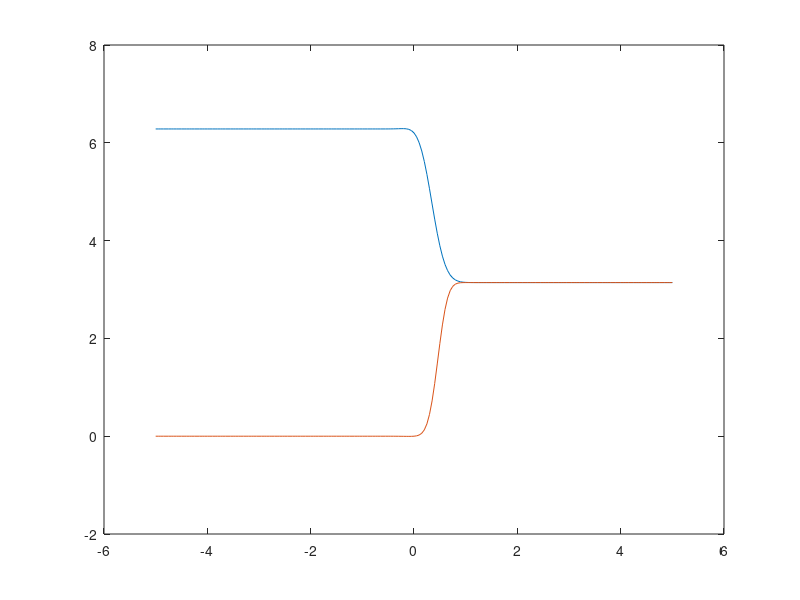

Here is the MATLAB script that generated this plot:
%% Alex Swenson ME573 HW10, Problem 1
function problem1_ftbs()
clear; clc;

%% Problem Parameters

dx = 0.05;
dt = 0.01;
x = -5:dx:5;
N = length(x);
t_init = 0.1;
t_final = 2.5;

% physical constants
U = 0.2;
kappa = 0.01;

f_init = analytic_solution(x,t_init,U,kappa,t_init);
f_exact = analytic_solution(x,t_final,U,kappa,t_init);

c = U*dt/dx;
alpha = kappa*dt/(dx*dx);


f_save = f_init;
f_ftbs = f_init;

for i=1:dt:t_final
    for j=2:N-1
       f_ftbs(j) = (c+alpha)*f_save(j-1) + (1-c-2*alpha)*f_save(j) + alpha*f_save(j+1);
    end
    f_save = f_ftbs;
end

plot(x, f_ftbs, x, f_exact)

end

function A = eval_A(x, t, u, k)
     A = 0.5*erfc((x - u*t) ./ sqrt(2*k*t)) + 0.5*exp(u*x/k).*erfc((x + u*t)./sqrt(2*k*t));
end

function f = analytic_solution(x, t, u, k, t_0)

    C_i = pi;
    C_o = 2*pi;
    
    if t > t_0
        f = C_i + (C_o - C_i)*eval_A(x,t,u,k) - C_o*eval_A(x,(t-t_0),u,k);
    else
        f = C_i + (C_o - C_i)*eval_A(x,t,u,k); 
    end

end

